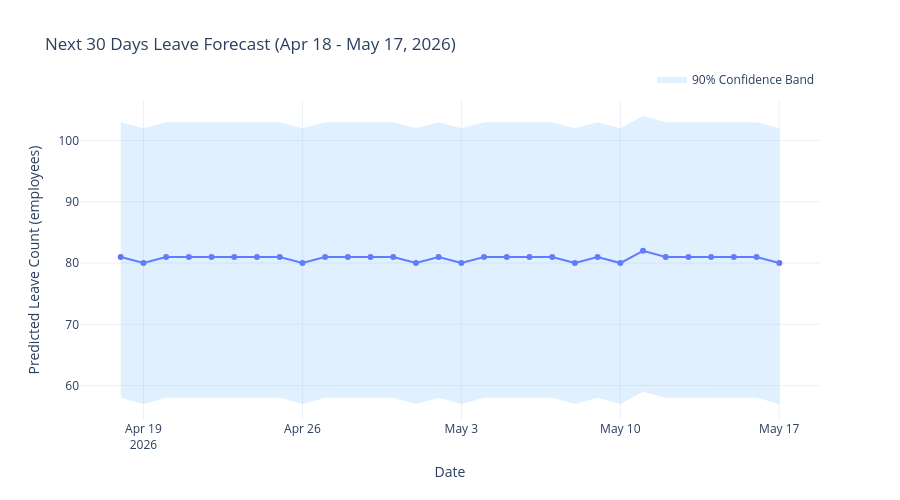

The code cell stored with this chart in its notebook:
### Code cell
# ════════════════════════════════════════════════════════════════════════════
# GENERATE 30-DAY FORECAST FOR NEXT MONTH
# ════════════════════════════════════════════════════════════════════════════

print("\n" + "="*70)
print("30-DAY FORECAST - NEXT OPERATIONAL MONTH")
print("="*70)

# Get the feature dataset and create forecast
forecast_start_date = pd.Timestamp.now().normalize() + pd.Timedelta(days=1)
forecast_end_date = forecast_start_date + pd.Timedelta(days=29)

# Get the latest features for reference
latest_feature_date = dataset_bundle['feature_df']['Date'].max()
future_dates = pd.date_range(start=forecast_start_date, end=forecast_end_date, freq='D')

print(f"\n📅 Forecast Period: {forecast_start_date.date()} to {forecast_end_date.date()}")
print(f"Last Known Data Date: {latest_feature_date.date()}")
print(f"Total Forecast Days: {len(future_dates)}")

# Create feature matrix for future dates
# Use ensemble of last N days + seasonal patterns
last_30_days_df = dataset_bundle['feature_df'][dataset_bundle['feature_df']['Date'] >= (latest_feature_date - pd.Timedelta(days=30))].copy()
last_7_days_avg = last_30_days_df['Leave_Count'].tail(7).mean()
last_30_days_avg = last_30_days_df['Leave_Count'].mean()

# Build forecast dataframe with historical patterns
forecast_records = []
for future_date in future_dates:
    # Use historical weekday patterns
    dow = future_date.dayofweek  # 0=Monday, 6=Sunday
    month = future_date.month
    
    # Find similar historical days (same weekday, same month if possible)
    similar_days = dataset_bundle['feature_df'][
        (dataset_bundle['feature_df']['Date'].dt.dayofweek == dow)
    ]['Leave_Count'].tail(8)  # Last 8 occurrences of this weekday
    
    if len(similar_days) > 0:
        weekday_avg = similar_days.mean()
    else:
        weekday_avg = last_30_days_avg
    
    # Blend weekday pattern with overall trend (65% weekday, 35% trend)
    base_prediction = (weekday_avg * 0.65) + (last_30_days_avg * 0.35)
    
    forecast_records.append({
        'Date': future_date,
        'Day_of_Week': future_date.day_name(),
        'Day_Num': future_date.day,
        'Week_Num': future_date.isocalendar()[1],
    })

forecast_df = pd.DataFrame(forecast_records)

# Create feature vectors for model prediction (using recent pattern as template)
template_features = dataset_bundle['feature_df'][dataset_bundle['feature_df']['Date'] == latest_feature_date][feature_columns].iloc[0].copy()

# Generate predictions using the trained model
predictions = []
for idx, row in forecast_df.iterrows():
    test_features = template_features.copy()
    
    # Update time-based features
    test_features['day_of_week'] = row['Date'].dayofweek
    test_features['month'] = row['Date'].month
    test_features['day_of_month'] = row['Date'].day
    test_features['week_of_year'] = row['Date'].isocalendar()[1]
    test_features['quarter'] = (row['Date'].month - 1) // 3 + 1
    test_features['is_weekend'] = 1 if row['Date'].dayofweek >= 5 else 0
    test_features['is_month_start'] = 1 if row['Date'].day <= 3 else 0
    test_features['is_month_end'] = 1 if row['Date'].day >= 28 else 0
    test_features['is_holiday'] = 1 if row['Date'].date() in dataset_bundle['holiday_calendar'] else 0
    
    # Cyclical encoding for month
    month_sin = np.sin(2 * np.pi * row['Date'].month / 12)
    month_cos = np.cos(2 * np.pi * row['Date'].month / 12)
    test_features['month_sin'] = month_sin
    test_features['month_cos'] = month_cos
    
    # Make prediction
    pred = best_model.predict([test_features.values])[0]
    pred = max(0, int(round(pred)))  # Ensure non-negative
    predictions.append(pred)

forecast_df['Predicted_Leave_Count'] = predictions

# Add error bounds (90% confidence interval from test data)
error_interval = metadata.get('prediction_interval', {})
error_band = error_interval.get('absolute_error_p90', 2.5)
forecast_df['Lower_Bound'] = (forecast_df['Predicted_Leave_Count'] - error_band).clip(lower=0).astype(int)
forecast_df['Upper_Bound'] = (forecast_df['Predicted_Leave_Count'] + error_band).astype(int)

print("\n📊 30-DAY FORECAST RESULTS:")
print("-" * 70)
display(forecast_df[['Date', 'Day_of_Week', 'Predicted_Leave_Count', 'Lower_Bound', 'Upper_Bound']])

print("\n📈 FORECAST STATISTICS:")
forecast_stats = pd.DataFrame([
    {'Statistic': 'Average Daily Leave (30 days)', 'Value': f"{forecast_df['Predicted_Leave_Count'].mean():.1f} employees"},
    {'Statistic': 'Peak Leave Day', 'Value': forecast_df.loc[forecast_df['Predicted_Leave_Count'].idxmax(), 'Date'].strftime('%a, %d %b %Y')},
    {'Statistic': 'Peak Leave Count', 'Value': f"{forecast_df['Predicted_Leave_Count'].max()} employees"},
    {'Statistic': 'Lowest Leave Day', 'Value': forecast_df.loc[forecast_df['Predicted_Leave_Count'].idxmin(), 'Date'].strftime('%a, %d %b %Y')},
    {'Statistic': 'Lowest Leave Count', 'Value': f"{forecast_df['Predicted_Leave_Count'].min()} employees"},
    {'Statistic': 'Total Leave Days (sum)', 'Value': f"{forecast_df['Predicted_Leave_Count'].sum()} employee-days"},
    {'Statistic': '90% Confidence Band', 'Value': f"± {error_band:.1f} employees"},
])
display(forecast_stats)

# Create visualization
forecast_chart = px.line(
    forecast_df,
    x='Date',
    y='Predicted_Leave_Count',
    title=f'Next 30 Days Leave Forecast ({forecast_start_date.strftime("%b %d")} - {forecast_end_date.strftime("%b %d, %Y")})',
    template='plotly_white',
    labels={'Predicted_Leave_Count': 'Predicted Leave Count (employees)', 'Date': 'Date'},
    markers=True
)

# Add error bands
forecast_chart.add_scatter(
    x=forecast_df['Date'],
    y=forecast_df['Upper_Bound'],
    mode='lines',
    line=dict(width=0),
    showlegend=False,
    hoverinfo='skip'
)
forecast_chart.add_scatter(
    x=forecast_df['Date'],
    y=forecast_df['Lower_Bound'],
    mode='lines',
    line=dict(width=0),
    fillcolor='rgba(100, 180, 255, 0.2)',
    fill='tonexty',
    name='90% Confidence Band',
    hoverinfo='skip'
)

forecast_chart.update_layout(
    height=500,
    hovermode='x unified',
    legend=dict(orientation='h', yanchor='bottom', y=1.02, xanchor='right', x=1),
)

render_plotly_figure(forecast_chart)

# Save forecast to CSV for reference
forecast_output_path = CONFIG.artifacts_dir / f'leave_forecast_next_30days_{timestamp}.csv'
forecast_df.to_csv(forecast_output_path, index=False)
print(f"\n✅ 30-day forecast saved to: {forecast_output_path}")

# Store in metadata for Streamlit dashboard
metadata['next_30_days_forecast'] = forecast_df[['Date', 'Day_of_Week', 'Predicted_Leave_Count', 'Lower_Bound', 'Upper_Bound']].to_dict(orient='records')
joblib.dump(metadata, CONFIG.production_metadata_path)

print("✅ Forecast integrated into production metadata")
print(f"✅ Dashboard will display next 30 days predictions: {forecast_start_date.date()} → {forecast_end_date.date()}")

### Figure 1 — Plotly figure (JSON) as saved in the notebook; plotly's stock layout.template omitted (floating-point values rounded to 4 significant figures)
{"data": [{"hovertemplate": "Date=%{x}<br>Predicted Leave Count (employees)=%{y}<extra></extra>", "legendgroup": "", "line": {"color": "#636efa", "dash": "solid"}, "marker": {"symbol": "circle"}, "mode": "lines+markers", "name": "", "orientation": "v", "showlegend": false, "type": "scatter", "x": ["2026-04-18T00:00:00", "2026-04-19T00:00:00", "2026-04-20T00:00:00", "2026-04-21T00:00:00", "2026-04-22T00:00:00", "2026-04-23T00:00:00", "2026-04-24T00:00:00", "2026-04-25T00:00:00", "2026-04-26T00:00:00", "2026-04-27T00:00:00", "2026-04-28T00:00:00", "2026-04-29T00:00:00", "2026-04-30T00:00:00", "2026-05-01T00:00:00", "2026-05-02T00:00:00", "2026-05-03T00:00:00", "2026-05-04T00:00:00", "2026-05-05T00:00:00", "2026-05-06T00:00:00", "2026-05-07T00:00:00", "2026-05-08T00:00:00", "2026-05-09T00:00:00", "2026-05-10T00:00:00", "2026-05-11T00:00:00", "2026-05-12T00:00:00", "2026-05-13T00:00:00", "2026-05-14T00:00:00", "2026-05-15T00:00:00", "2026-05-16T00:00:00", "2026-05-17T00:00:00"], "xaxis": "x", "y": [81, 80, 81, 81, 81, 81, 81, 81, 80, 81, 81, 81, 81, 80, 81, 80, 81, 81, 81, 81, 80, 81, 80, 82, 81, 81, 81, 81, 81, 80], "yaxis": "y"}, {"hoverinfo": "skip", "line": {"width": 0}, "mode": "lines", "showlegend": false, "type": "scatter", "x": ["2026-04-18T00:00:00", "2026-04-19T00:00:00", "2026-04-20T00:00:00", "2026-04-21T00:00:00", "2026-04-22T00:00:00", "2026-04-23T00:00:00", "2026-04-24T00:00:00", "2026-04-25T00:00:00", "2026-04-26T00:00:00", "2026-04-27T00:00:00", "2026-04-28T00:00:00", "2026-04-29T00:00:00", "2026-04-30T00:00:00", "2026-05-01T00:00:00", "2026-05-02T00:00:00", "2026-05-03T00:00:00", "2026-05-04T00:00:00", "2026-05-05T00:00:00", "2026-05-06T00:00:00", "2026-05-07T00:00:00", "2026-05-08T00:00:00", "2026-05-09T00:00:00", "2026-05-10T00:00:00", "2026-05-11T00:00:00", "2026-05-12T00:00:00", "2026-05-13T00:00:00", "2026-05-14T00:00:00", "2026-05-15T00:00:00", "2026-05-16T00:00:00", "2026-05-17T00:00:00"], "y": [103, 102, 103, 103, 103, 103, 103, 103, 102, 103, 103, 103, 103, 102, 103, 102, 103, 103, 103, 103, 102, 103, 102, 104, 103, 103, 103, 103, 103, 102]}, {"fill": "tonexty", "fillcolor": "rgba(100, 180, 255, 0.2)", "hoverinfo": "skip", "line": {"width": 0}, "mode": "lines", "name": "90% Confidence Band", "type": "scatter", "x": ["2026-04-18T00:00:00", "2026-04-19T00:00:00", "2026-04-20T00:00:00", "2026-04-21T00:00:00", "2026-04-22T00:00:00", "2026-04-23T00:00:00", "2026-04-24T00:00:00", "2026-04-25T00:00:00", "2026-04-26T00:00:00", "2026-04-27T00:00:00", "2026-04-28T00:00:00", "2026-04-29T00:00:00", "2026-04-30T00:00:00", "2026-05-01T00:00:00", "2026-05-02T00:00:00", "2026-05-03T00:00:00", "2026-05-04T00:00:00", "2026-05-05T00:00:00", "2026-05-06T00:00:00", "2026-05-07T00:00:00", "2026-05-08T00:00:00", "2026-05-09T00:00:00", "2026-05-10T00:00:00", "2026-05-11T00:00:00", "2026-05-12T00:00:00", "2026-05-13T00:00:00", "2026-05-14T00:00:00", "2026-05-15T00:00:00", "2026-05-16T00:00:00", "2026-05-17T00:00:00"], "y": [58, 57, 58, 58, 58, 58, 58, 58, 57, 58, 58, 58, 58, 57, 58, 57, 58, 58, 58, 58, 57, 58, 57, 59, 58, 58, 58, 58, 58, 57]}], "layout": {"height": 500, "hovermode": "x unified", "legend": {"orientation": "h", "tracegroupgap": 0, "x": 1, "xanchor": "right", "y": 1.02, "yanchor": "bottom"}, "title": {"text": "Next 30 Days Leave Forecast (Apr 18 - May 17, 2026)"}, "xaxis": {"anchor": "y", "domain": [0, 1], "title": {"text": "Date"}}, "yaxis": {"anchor": "x", "domain": [0, 1], "title": {"text": "Predicted Leave Count (employees)"}}}}
